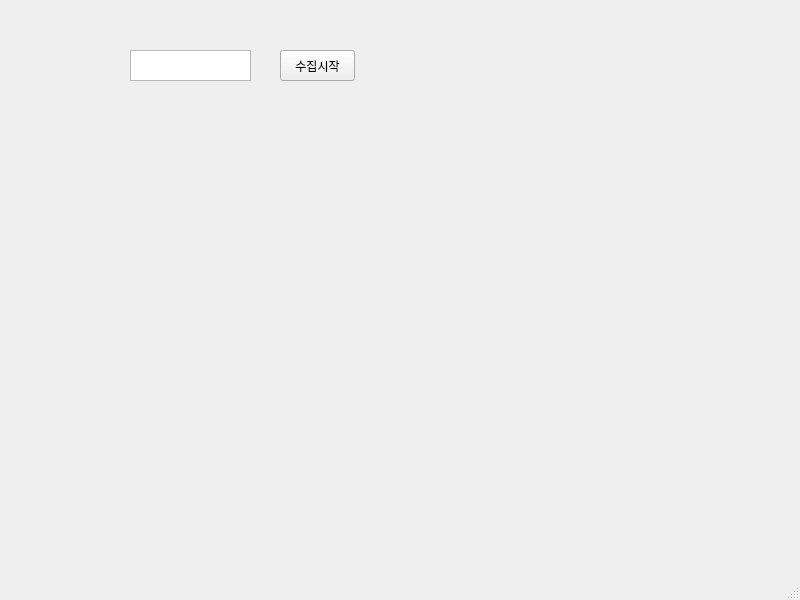
<?xml version="1.0" encoding="UTF-8"?>
<ui version="4.0">
 <class>MainWindow</class>
 <widget class="QMainWindow" name="MainWindow">
  <property name="geometry">
   <rect>
    <x>0</x>
    <y>0</y>
    <width>800</width>
    <height>600</height>
   </rect>
  </property>
  <property name="windowTitle">
   <string>MainWindow</string>
  </property>
  <widget class="QWidget" name="centralwidget">
   <widget class="QPushButton" name="pushButton">
    <property name="geometry">
     <rect>
      <x>280</x>
      <y>50</y>
      <width>75</width>
      <height>31</height>
     </rect>
    </property>
    <property name="text">
     <string>수집시작</string>
    </property>
   </widget>
   <widget class="QTextEdit" name="textEdit">
    <property name="geometry">
     <rect>
      <x>130</x>
      <y>50</y>
      <width>121</width>
      <height>31</height>
     </rect>
    </property>
   </widget>
  </widget>
  <widget class="QMenuBar" name="menubar">
   <property name="geometry">
    <rect>
     <x>0</x>
     <y>0</y>
     <width>800</width>
     <height>21</height>
    </rect>
   </property>
  </widget>
  <widget class="QStatusBar" name="statusbar"/>
 </widget>
 <resources/>
 <connections/>
</ui>
